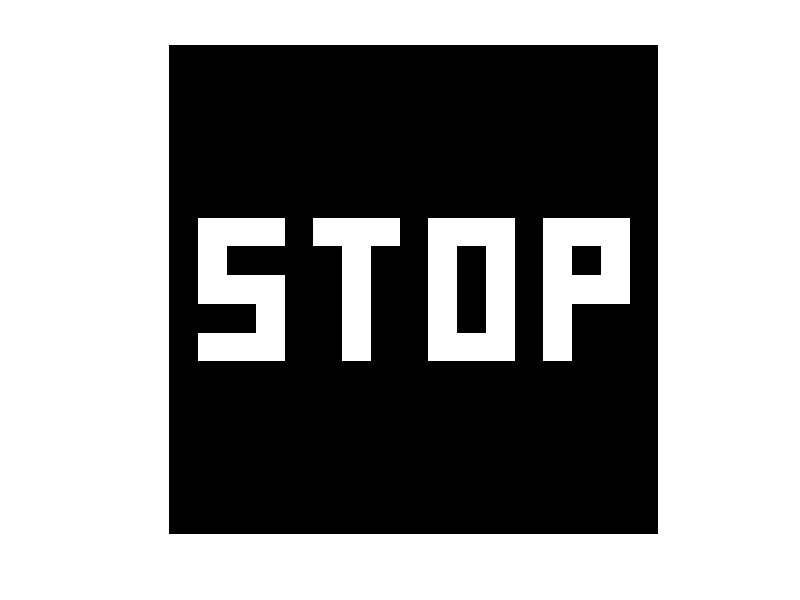

MATLAB code for this plot:
% Erstellen eines 17x17 Arrays mit Nullen
stop = zeros(17, 17);

% Y, X
% Buchstabe 'S' (um 1 Zeile nach unten verschoben)
stop(7, 2:4) = 1;  % Obere horizontale Linie des S
stop(7:9, 2) = 1;  % Linke vertikale Linie des S
stop(9, 2:4) = 1;  % Mittlere horizontale Linie des S
stop(9:11, 4) = 1;  % Untere rechte Linie des S
stop(11, 2:4) = 1;  % Untere horizontale Linie des S

% Buchstabe 'T' (um 1 Zeile nach unten verschoben)
stop(7, 6:8) = 1;  % Obere horizontale Linie des T
stop(7:11, 7) = 1;  % Vertikale Linie des T

% Buchstabe 'O' (um 1 Zeile nach unten verschoben)
stop(7, 10:12) = 1;  % Obere horizontale Linie des O
stop(11, 10:12) = 1;  % Untere horizontale Linie des O
stop(7:11, 10) = 1;   % Linke vertikale Linie des O
stop(7:11, 12) = 1;   % Rechte vertikale Linie des O

% Buchstabe 'P' (um 1 Zeile nach unten verschoben)
stop(7:11, 14) = 1;  % Vertikale Linie des P
stop(7, 14:16) = 1;  % Obere horizontale Linie des P
stop(9, 14:16) = 1;  % Mittlere horizontale Linie des P
stop(7:9, 16) = 1;   % Rechte vertikale Linie des P

% Das Array anzeigen
disp(stop);

% Visualisierung des STOP-Arrays
imagesc(stop);
colormap(gray);
axis equal;
axis off;
